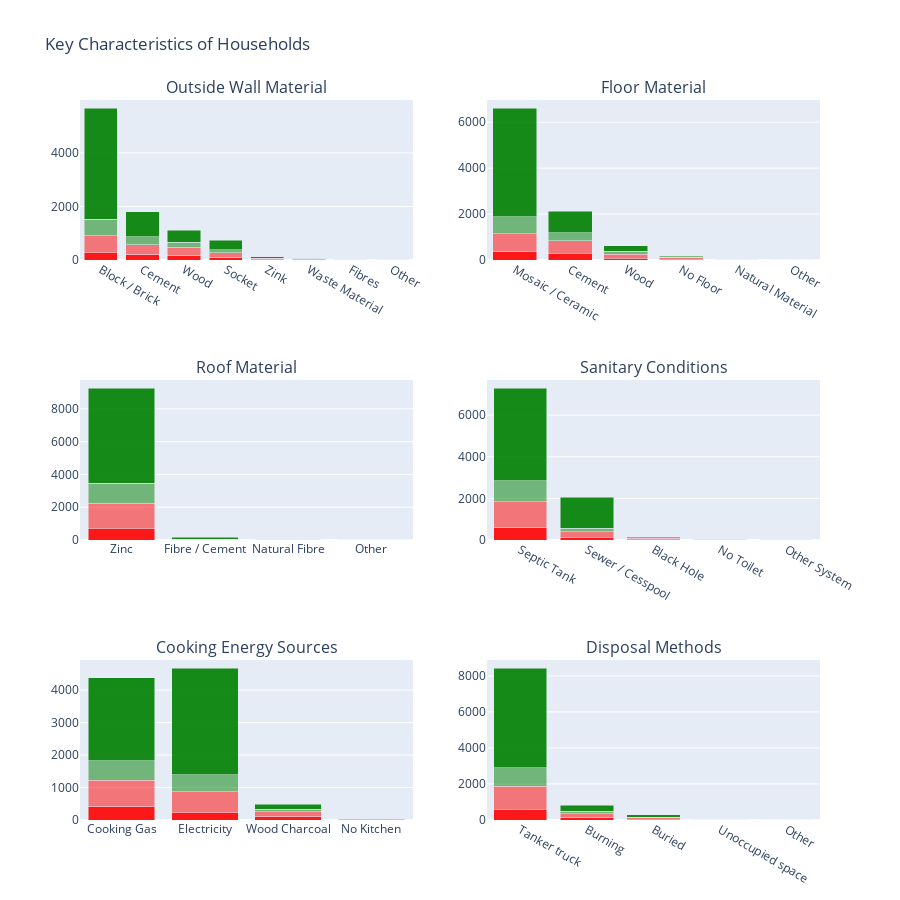

The code cell stored with this chart in its notebook:
### Code cell
def find_prominent(row, mats):
    for c in mats:
        if row[c] == 1:
            return c
    return 

def combine(starter, colname, title, replacemap):
    mats = [c for c in train.columns if c.startswith(starter)]
    train[colname] = train.apply(lambda row : find_prominent(row, mats), axis=1)
    train[colname] = train[colname].apply(lambda x : replacemap[x] if x != None else x )

    om1 = train[train['Target'] == 1][colname].value_counts().to_frame()
    om2 = train[train['Target'] == 2][colname].value_counts().to_frame()
    om3 = train[train['Target'] == 3][colname].value_counts().to_frame()
    om4 = train[train['Target'] == 4][colname].value_counts().to_frame()

    trace1 = go.Bar(y=om1[colname], x=om1.index, name="Extereme", marker=dict(color='red', opacity=0.9))
    trace2 = go.Bar(y=om2[colname], x=om2.index, name="Moderate", marker=dict(color='red', opacity=0.5))
    trace3 = go.Bar(y=om3[colname], x=om3.index, name="Vulnerable", marker=dict(color='green', opacity=0.5))
    trace4 = go.Bar(y=om4[colname], x=om4.index, name="NonVulnerable", marker=dict(color='green', opacity=0.9))
    return [trace1, trace2, trace3, trace4]

titles = ["Outside Wall Material", "Floor Material", "Roof Material", "Sanitary Conditions", "Cooking Energy Sources", "Disposal Methods"]
fig = tools.make_subplots(rows=3, cols=2, print_grid=False, subplot_titles=titles)

### outside material
flr = {'paredblolad' : "Block / Brick", "paredpreb" : "Cement", "paredmad" : "Wood",
      "paredzocalo" : "Socket", "pareddes" : "Waste Material", "paredfibras" : "Fibres",
      "paredother" : "Other", "paredzinc": "Zink"}
res = combine("pared", "outside_material", "Predominanat Material of the External Walls", flr)      
for x in res:
    fig.append_trace(x, 1, 1)

### floor material 
flr = {'pisomoscer' : "Mosaic / Ceramic", "pisocemento" : "Cement", "pisonatur" : "Natural Material",
      "pisonotiene" : "No Floor", "pisomadera" : "Wood", "pisoother" : "Other"}
res = combine("piso", "floor_material", "Floor Material of the Households", flr)
for x in res:
    fig.append_trace(x, 1, 2)

### Roof Material
flr = {'techozinc' : "Zinc", "techoentrepiso" : "Fibre / Cement", "techocane" : "Natural Fibre", "techootro" : "Other"}
res = combine("tech", "roof_material", "Roof Material of the Households", flr)  
for x in res:
    fig.append_trace(x, 2, 1)


### Sanitary Conditions
flr = {'sanitario1' : "No Toilet", "sanitario2" : "Sewer / Cesspool", "sanitario3" : "Septic Tank",
       "sanitario5" : "Black Hole", "sanitario6" : "Other System"}
res = combine("sanit", "sanitary", "Sanitary Conditions of the Households", flr)
for x in res:
    fig.append_trace(x, 2, 2)

### Energy Source
flr = {'energcocinar1' : "No Kitchen", "energcocinar2" : "Electricity", "energcocinar3" : "Cooking Gas",
       "energcocinar4" : "Wood Charcoal"}
res = combine("energ", "energy_source", "Main source of energy for cooking", flr)  
for x in res:
    fig.append_trace(x, 3, 1)

### Disposal Methods
flr = {"elimbasu1":"Tanker truck",
"elimbasu2": "Buried",
"elimbasu3": "Burning",
"elimbasu4": "Unoccupied space",
"elimbasu5": "River",
"elimbasu6": "Other"}
res = combine("elim", "waste_method", "Rubbish Disposals Method", flr)  
for x in res:
    fig.append_trace(x, 3, 2)

fig['layout'].update(height=900, title="Key Characteristics of Households", barmode="stack", showlegend=False)
iplot(fig)

### Figure 1 — Plotly figure (JSON) as saved in the notebook; plotly's stock layout.template omitted (floating-point values rounded to 4 significant figures)
{"data": [{"marker": {"color": "red", "opacity": 0.9}, "name": "Extereme", "type": "bar", "x": ["Block / Brick", "Cement", "Wood", "Socket", "Zink", "Waste Material", "Fibres"], "xaxis": "x", "y": [295, 187, 154, 81, 24, 12, 2], "yaxis": "y"}, {"marker": {"color": "red", "opacity": 0.5}, "name": "Moderate", "type": "bar", "x": ["Block / Brick", "Cement", "Wood", "Socket", "Waste Material", "Zink", "Fibres", "Other"], "xaxis": "x", "y": [609, 392, 327, 181, 42, 34, 7, 5], "yaxis": "y"}, {"marker": {"color": "green", "opacity": 0.5}, "name": "Vulnerable", "type": "bar", "x": ["Block / Brick", "Cement", "Wood", "Socket", "Waste Material", "Zink"], "xaxis": "x", "y": [620, 282, 174, 118, 11, 4], "yaxis": "y"}, {"marker": {"color": "green", "opacity": 0.9}, "name": "NonVulnerable", "type": "bar", "x": ["Block / Brick", "Cement", "Wood", "Socket", "Zink", "Waste Material", "Other", "Fibres"], "xaxis": "x", "y": [4153, 936, 450, 363, 63, 17, 9, 5], "yaxis": "y"}, {"marker": {"color": "red", "opacity": 0.9}, "name": "Extereme", "type": "bar", "x": ["Mosaic / Ceramic", "Cement", "Wood", "No Floor", "Natural Material"], "xaxis": "x2", "y": [352, 285, 84, 33, 1], "yaxis": "y2"}, {"marker": {"color": "red", "opacity": 0.5}, "name": "Moderate", "type": "bar", "x": ["Mosaic / Ceramic", "Cement", "Wood", "No Floor", "Natural Material"], "xaxis": "x2", "y": [789, 561, 176, 62, 9], "yaxis": "y2"}, {"marker": {"color": "green", "opacity": 0.5}, "name": "Vulnerable", "type": "bar", "x": ["Mosaic / Ceramic", "Cement", "Wood", "No Floor"], "xaxis": "x2", "y": [738, 334, 114, 23], "yaxis": "y2"}, {"marker": {"color": "green", "opacity": 0.9}, "name": "NonVulnerable", "type": "bar", "x": ["Mosaic / Ceramic", "Cement", "Wood", "No Floor", "Other"], "xaxis": "x2", "y": [4742, 950, 256, 39, 9], "yaxis": "y2"}, {"marker": {"color": "red", "opacity": 0.9}, "name": "Extereme", "type": "bar", "x": ["Zinc", "Fibre / Cement", "Natural Fibre"], "xaxis": "x3", "y": [726, 12, 7], "yaxis": "y3"}, {"marker": {"color": "red", "opacity": 0.5}, "name": "Moderate", "type": "bar", "x": ["Zinc", "Fibre / Cement", "Natural Fibre"], "xaxis": "x3", "y": [1523, 26, 8], "yaxis": "y3"}, {"marker": {"color": "green", "opacity": 0.5}, "name": "Vulnerable", "type": "bar", "x": ["Zinc", "Fibre / Cement", "Natural Fibre"], "xaxis": "x3", "y": [1199, 5, 3], "yaxis": "y3"}, {"marker": {"color": "green", "opacity": 0.9}, "name": "NonVulnerable", "type": "bar", "x": ["Zinc", "Fibre / Cement", "Other", "Natural Fibre"], "xaxis": "x3", "y": [5823, 126, 21, 12], "yaxis": "y3"}, {"marker": {"color": "red", "opacity": 0.9}, "name": "Extereme", "type": "bar", "x": ["Septic Tank", "Sewer / Cesspool", "Black Hole", "No Toilet", "Other System"], "xaxis": "x4", "y": [591, 121, 35, 7, 1], "yaxis": "y4"}, {"marker": {"color": "red", "opacity": 0.5}, "name": "Moderate", "type": "bar", "x": ["Septic Tank", "Sewer / Cesspool", "Black Hole", "No Toilet", "Other System"], "xaxis": "x4", "y": [1250, 278, 47, 12, 10], "yaxis": "y4"}, {"marker": {"color": "green", "opacity": 0.5}, "name": "Vulnerable", "type": "bar", "x": ["Septic Tank", "Sewer / Cesspool", "Black Hole", "No Toilet"], "xaxis": "x4", "y": [1012, 157, 31, 9], "yaxis": "y4"}, {"marker": {"color": "green", "opacity": 0.9}, "name": "NonVulnerable", "type": "bar", "x": ["Septic Tank", "Sewer / Cesspool", "Black Hole", "Other System", "No Toilet"], "xaxis": "x4", "y": [4451, 1489, 34, 13, 9], "yaxis": "y4"}, {"marker": {"color": "red", "opacity": 0.9}, "name": "Extereme", "type": "bar", "x": ["Cooking Gas", "Electricity", "Wood Charcoal", "No Kitchen"], "xaxis": "x5", "y": [404, 246, 98, 7], "yaxis": "y5"}, {"marker": {"color": "red", "opacity": 0.5}, "name": "Moderate", "type": "bar", "x": ["Cooking Gas", "Electricity", "Wood Charcoal", "No Kitchen"], "xaxis": "x5", "y": [820, 623, 151, 3], "yaxis": "y5"}, {"marker": {"color": "green", "opacity": 0.5}, "name": "Vulnerable", "type": "bar", "x": ["Cooking Gas", "Electricity", "Wood Charcoal", "No Kitchen"], "xaxis": "x5", "y": [600, 526, 80, 3], "yaxis": "y5"}, {"marker": {"color": "green", "opacity": 0.9}, "name": "NonVulnerable", "type": "bar", "x": ["Electricity", "Cooking Gas", "Wood Charcoal", "No Kitchen"], "xaxis": "x5", "y": [3284, 2557, 150, 5], "yaxis": "y5"}, {"marker": {"color": "red", "opacity": 0.9}, "name": "Extereme", "type": "bar", "x": ["Tanker truck", "Burning", "Buried"], "xaxis": "x6", "y": [605, 115, 35], "yaxis": "y6"}, {"marker": {"color": "red", "opacity": 0.5}, "name": "Moderate", "type": "bar", "x": ["Tanker truck", "Burning", "Buried", "Unoccupied space"], "xaxis": "x6", "y": [1282, 222, 82, 11], "yaxis": "y6"}, {"marker": {"color": "green", "opacity": 0.5}, "name": "Vulnerable", "type": "bar", "x": ["Tanker truck", "Burning", "Buried", "Unoccupied space"], "xaxis": "x6", "y": [1010, 153, 43, 3], "yaxis": "y6"}, {"marker": {"color": "green", "opacity": 0.9}, "name": "NonVulnerable", "type": "bar", "x": ["Tanker truck", "Burning", "Buried", "Other"], "xaxis": "x6", "y": [5539, 318, 127, 12], "yaxis": "y6"}], "layout": {"annotations": [{"font": {"size": 16}, "showarrow": false, "text": "Outside Wall Material", "x": 0.225, "xanchor": "center", "xref": "paper", "y": 1, "yanchor": "bottom", "yref": "paper"}, {"font": {"size": 16}, "showarrow": false, "text": "Floor Material", "x": 0.775, "xanchor": "center", "xref": "paper", "y": 1, "yanchor": "bottom", "yref": "paper"}, {"font": {"size": 16}, "showarrow": false, "text": "Roof Material", "x": 0.225, "xanchor": "center", "xref": "paper", "y": 0.6111, "yanchor": "bottom", "yref": "paper"}, {"font": {"size": 16}, "showarrow": false, "text": "Sanitary Conditions", "x": 0.775, "xanchor": "center", "xref": "paper", "y": 0.6111, "yanchor": "bottom", "yref": "paper"}, {"font": {"size": 16}, "showarrow": false, "text": "Cooking Energy Sources", "x": 0.225, "xanchor": "center", "xref": "paper", "y": 0.2222, "yanchor": "bottom", "yref": "paper"}, {"font": {"size": 16}, "showarrow": false, "text": "Disposal Methods", "x": 0.775, "xanchor": "center", "xref": "paper", "y": 0.2222, "yanchor": "bottom", "yref": "paper"}], "barmode": "stack", "height": 900, "showlegend": false, "title": {"text": "Key Characteristics of Households"}, "xaxis": {"anchor": "y", "domain": [0, 0.45]}, "xaxis2": {"anchor": "y2", "domain": [0.55, 1]}, "xaxis3": {"anchor": "y3", "domain": [0, 0.45]}, "xaxis4": {"anchor": "y4", "domain": [0.55, 1]}, "xaxis5": {"anchor": "y5", "domain": [0, 0.45]}, "xaxis6": {"anchor": "y6", "domain": [0.55, 1]}, "yaxis": {"anchor": "x", "domain": [0.7778, 1]}, "yaxis2": {"anchor": "x2", "domain": [0.7778, 1]}, "yaxis3": {"anchor": "x3", "domain": [0.3889, 0.6111]}, "yaxis4": {"anchor": "x4", "domain": [0.3889, 0.6111]}, "yaxis5": {"anchor": "x5", "domain": [0, 0.2222]}, "yaxis6": {"anchor": "x6", "domain": [0, 0.2222]}}}
